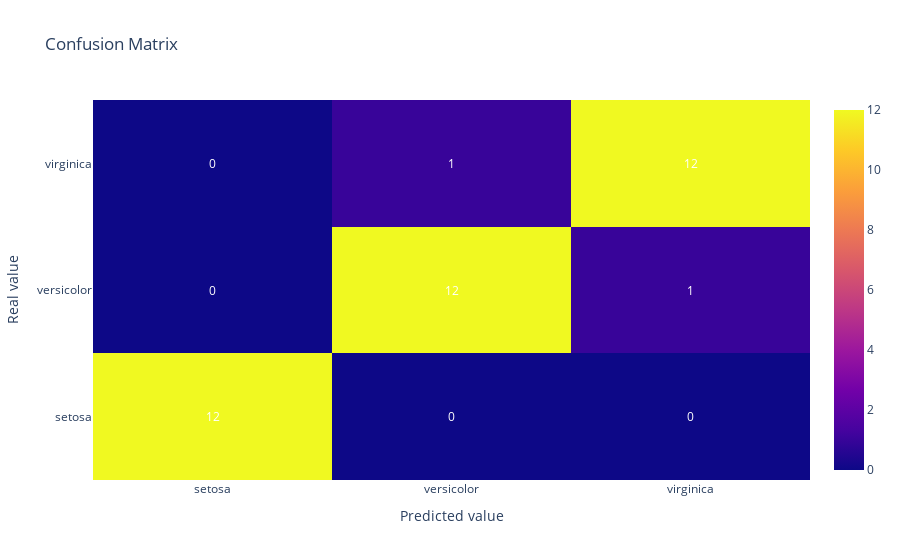

The notebook cell this image was saved under:
### Code cell
plot_confusion_matrix(confusion_matrix(y_test, y_pred), target_classes, 'Confusion Matrix')

### Figure 1 — Plotly figure (JSON) as saved in the notebook; plotly's stock layout.template omitted (floating-point values rounded to 4 significant figures)
{"data": [{"type": "heatmap", "x": ["setosa", "versicolor", "virginica"], "y": ["setosa", "versicolor", "virginica"], "z": [[12, 0, 0], [0, 12, 1], [0, 1, 12]]}], "layout": {"annotations": [{"font": {"color": "white"}, "showarrow": false, "text": "12", "x": "setosa", "xref": "x", "y": "setosa", "yref": "y"}, {"font": {"color": "white"}, "showarrow": false, "text": "0", "x": "versicolor", "xref": "x", "y": "setosa", "yref": "y"}, {"font": {"color": "white"}, "showarrow": false, "text": "0", "x": "virginica", "xref": "x", "y": "setosa", "yref": "y"}, {"font": {"color": "white"}, "showarrow": false, "text": "0", "x": "setosa", "xref": "x", "y": "versicolor", "yref": "y"}, {"font": {"color": "white"}, "showarrow": false, "text": "12", "x": "versicolor", "xref": "x", "y": "versicolor", "yref": "y"}, {"font": {"color": "white"}, "showarrow": false, "text": "1", "x": "virginica", "xref": "x", "y": "versicolor", "yref": "y"}, {"font": {"color": "white"}, "showarrow": false, "text": "0", "x": "setosa", "xref": "x", "y": "virginica", "yref": "y"}, {"font": {"color": "white"}, "showarrow": false, "text": "1", "x": "versicolor", "xref": "x", "y": "virginica", "yref": "y"}, {"font": {"color": "white"}, "showarrow": false, "text": "12", "x": "virginica", "xref": "x", "y": "virginica", "yref": "y"}], "autosize": true, "title": {"text": "Confusion Matrix"}, "xaxis": {"autorange": true, "range": [-0.5, 2.5], "title": {"text": "Predicted value"}, "type": "category"}, "yaxis": {"autorange": true, "range": [-0.5, 2.5], "title": {"text": "Real value"}, "type": "category"}}}
